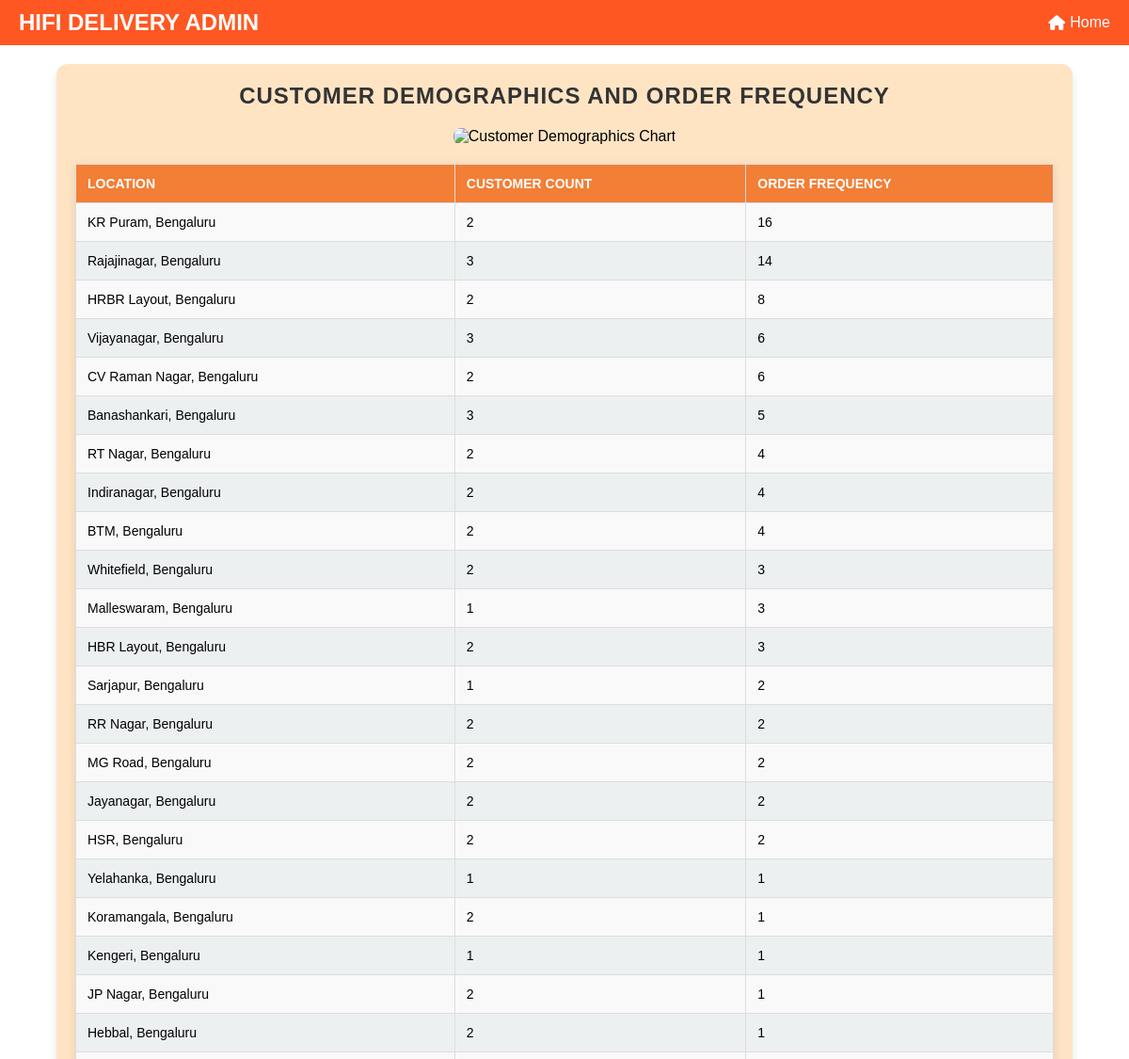
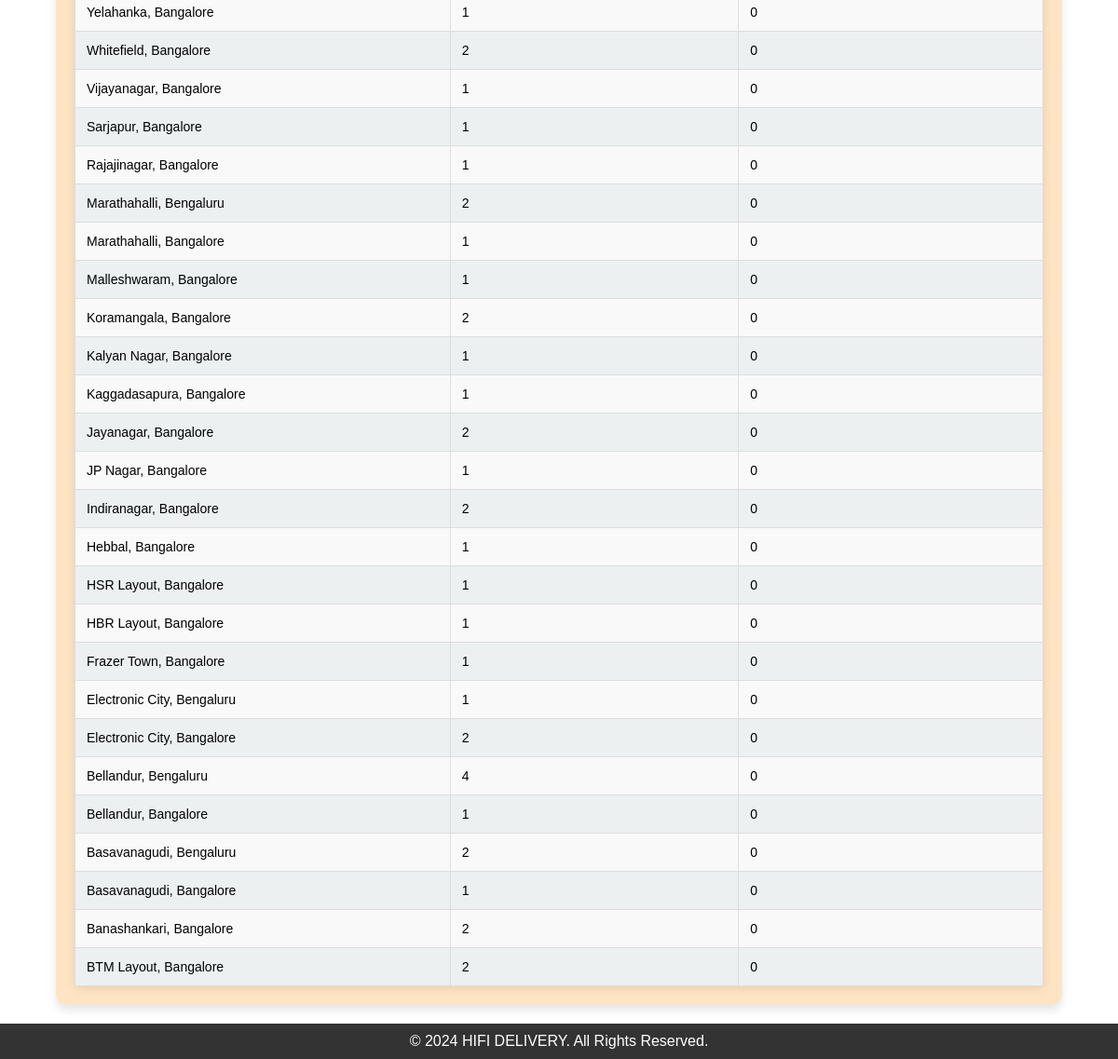
Page /customer_demographics on the committed database (2 pictures, top to bottom).
### tables this page shows
CREATE TABLE "users" (
	"id"	INTEGER,
	"username"	TEXT NOT NULL UNIQUE,
	"email"	TEXT NOT NULL UNIQUE,
	"password"	TEXT NOT NULL,
	"role"	TEXT NOT NULL,
	"location"	TEXT,
	"contact"	TEXT,
	"approved"	INTEGER NOT NULL DEFAULT 0,
	PRIMARY KEY("id" AUTOINCREMENT)
);

### mergedapp.py (the view)
@app.route('/customer_demographics', methods=['GET'])
def customer_demographics():
    try:
        with get_db_connection() as conn:
            cursor = conn.cursor()
            cursor.execute('''
                SELECT
                    location,
                    COUNT(DISTINCT id) AS customer_count,
                    COUNT(o.orderId) AS order_frequency
                FROM users u
                LEFT JOIN Orders_Analysis o ON u.username = o.customerName
                WHERE u.role = 'customer'
                GROUP BY location
                ORDER BY order_frequency DESC
            ''')
            demographics_data = [
                {"location": row["location"], "customer_count": row["customer_count"], "order_frequency": row["order_frequency"]}
                for row in cursor.fetchall()
            ]
        locations = [row['location'] for row in demographics_data]
        customer_counts = [row['customer_count'] for row in demographics_data]
        order_frequencies = [row['order_frequency'] for row in demographics_data]
        fig, ax = plt.subplots(figsize=(10, 6))
        bar_width = 0.4
        index = range(len(locations))
        ax.bar(index, customer_counts, bar_width, label='Customer Count', color='skyblue')
        ax.bar([i + bar_width for i in index], order_frequencies, bar_width, label='Order Frequency', color='orange')
        ax.set_xlabel('Locations', fontsize=12)
        ax.set_ylabel('Count', fontsize=12)
        ax.set_title('Customer Demographics and Order Frequency by Location', fontsize=14)
        ax.set_xticks([i + bar_width / 2 for i in index])
        ax.set_xticklabels(locations, rotation=45, ha='right', fontsize=10)
        ax.legend()
        chart_filename = f"customer_demographics_chart_{datetime.now().strftime('%Y%m%d%H%M%S')}.png"
        chart_path = os.path.join(app.config['IMAGE_FOLDER'], chart_filename)
        plt.tight_layout()
        plt.savefig(chart_path)
        plt.close()
    except sqlite3.Error as e:
        flash(f"Database error: {e}", "danger")
        demographics_data = []
        chart_filename = None
    return render_template('customerdemographics.html', demographics_data=demographics_data, chart_filename=chart_filename)

### mergedapp.py (called while the page is built)
def get_db_connection():
    conn = sqlite3.connect(DATABASE)  # Timeout to avoid lock
    conn.row_factory = sqlite3.Row
    return conn

### templates/customerdemographics.html (shortened to what this page needs)
<!DOCTYPE html>
<html lang="en">
<head>
    <link href="https://cdnjs.cloudflare.com/ajax/libs/font-awesome/6.5.0/css/all.min.css" rel="stylesheet">
</head>
<body>
    <header>
        <div class="logo">HIFI DELIVERY ADMIN</div>
        <nav>
            <ul>
                <li><a href="{{ url_for('admin') }}"><i class="fa-solid fa-house"></i> Home</a></li>
            </ul>
        </nav>
    </header>
    <main>
        <section class="table-container">
            <h1>Customer Demographics and Order Frequency</h1>
            {% if chart_filename %}
            <div style="text-align: center; margin-bottom: 20px;">
                <img src="{{ url_for('static', filename='images/' + chart_filename) }}" alt="Customer Demographics Chart" style="max-width: 100%; height: auto; border-radius: 8px;">
            </div>
            {% endif %}
            <table>
                <thead>
                    <tr>
                        <th>Location</th>
                        <th>Customer Count</th>
                        <th>Order Frequency</th>
                    </tr>
                </thead>
                <tbody>
                    {% for row in demographics_data %}
                    <tr>
                        <td>{{ row['location'] }}</td>
                        <td>{{ row['customer_count'] }}</td>
                        <td>{{ row['order_frequency'] }}</td>
                    </tr>
                    {% endfor %}
                </tbody>
            </table>
        </section>
    </main>
    <footer>
        <p>&copy; 2024 HIFI DELIVERY. All Rights Reserved.</p>
    </footer>
</body>
</html>

### templates/customerdemographics.html (style rules this page uses)
* { margin: 0; padding: 0; box-sizing: border-box; font-family: Arial, sans-serif; }
body { display: flex; flex-direction: column; min-height: 100vh; margin: 0; }
main { flex: 1; }
footer { background-color: #333; color: white; text-align: center; padding: 10px 0; }
header { background: #ff5722; color: white; padding: 10px 20px; display: flex; justify-content: space-between; align-items: center; flex-wrap: wrap; }
header .logo { font-size: 1.5rem; font-weight: bold; }
header nav ul { list-style: none; display: flex; gap: 15px; flex-wrap: wrap; }
header nav ul li a { color: white; text-decoration: none; display: flex; align-items: center; }
header nav ul li a i { margin-right: 5px; }
.table-container { background-color: #ffe4c4; padding: 20px; border-radius: 12px; box-shadow: 0 6px 10px rgba(0, 0, 0, 0.1); margin: 20px auto; width: 90%; max-width: 1100px; }
h1 { font-family: 'Arial', sans-serif; font-size: 24px; font-weight: bold; color: #333; text-align: center; text-transform: uppercase; letter-spacing: 1px; margin-bottom: 20px; }
table { width: 100%; border-collapse: collapse; background-color: #fff; box-shadow: 0 2px 10px rgba(0, 0, 0, 0.1); }
th, td { border: 1px solid #ddd; padding: 12px; text-align: left; font-size: 14px; }
th { background-color: rgb(243, 126, 53); color: #fff; text-transform: uppercase; }
td { background-color: #f9f9f9; }
tr:nth-child(even) td { background-color: #ecf0f1; }

### rows in the picture
users: location "Yelahanka, Bangalore", customer_count "1", order_frequency "0"
users: location "Vijayanagar, Bangalore", customer_count "1", order_frequency "0"
users: location "Sarjapur, Bangalore", customer_count "1", order_frequency "0"
users: location "Rajajinagar, Bangalore", customer_count "1", order_frequency "0"
users: location "Marathahalli, Bangalore", customer_count "1", order_frequency "0"
users: location "Malleshwaram, Bangalore", customer_count "1", order_frequency "0"
users: location "Kalyan Nagar, Bangalore", customer_count "1", order_frequency "0"
users: location "Kaggadasapura, Bangalore", customer_count "1", order_frequency "0"
users: location "JP Nagar, Bangalore", customer_count "1", order_frequency "0"
users: location "Hebbal, Bangalore", customer_count "1", order_frequency "0"
users: location "HSR Layout, Bangalore", customer_count "1", order_frequency "0"
users: location "HBR Layout, Bangalore", customer_count "1", order_frequency "0"
users: location "Frazer Town, Bangalore", customer_count "1", order_frequency "0"
users: location "Electronic City, Bengaluru", customer_count "1", order_frequency "0"
users: location "Bellandur, Bangalore", customer_count "1", order_frequency "0"
users: location "Basavanagudi, Bangalore", customer_count "1", order_frequency "0"

### other values in the picture
{{ row['location'] }} "KR Puram, Bengaluru" "Rajajinagar, Bengaluru" "HRBR Layout, Bengaluru" "Vijayanagar, Bengaluru" "CV Raman Nagar, Bengaluru" "Banashankari, Bengaluru" "RT Nagar, Bengaluru" "Indiranagar, Bengaluru" "BTM, Bengaluru" "Whitefield, Bengaluru" "Malleswaram, Bengaluru" "HBR Layout, Bengaluru" "Sarjapur, Bengaluru" "RR Nagar, Bengaluru" "MG Road, Bengaluru" "Jayanagar, Bengaluru" "HSR, Bengaluru" "Yelahanka, Bengaluru" "Koramangala, Bengaluru" "Kengeri, Bengaluru" "JP Nagar, Bengaluru" "Hebbal, Bengaluru" "Whitefield, Bangalore" "Marathahalli, Bengaluru" "Koramangala, Bangalore" "Jayanagar, Bangalore" "Indiranagar, Bangalore" "Electronic City, Bangalore" "Bellandur, Bengaluru" "Basavanagudi, Bengaluru" "Banashankari, Bangalore" "BTM Layout, Bangalore"
{{ row['customer_count'] }} "2" "3" "2" "3" "2" "3" "2" "2" "2" "2" "1" "2" "1" "2" "2" "2" "2" "1" "2" "1" "2" "2" "2" "2" "2" "2" "2" "2" "4" "2" "2" "2"
{{ row['order_frequency'] }} "16" "14" "8" "6" "6" "5" "4" "4" "4" "3" "3" "3" "2" "2" "2" "2" "2" "1" "1" "1" "1" "1" "0" "0" "0" "0" "0" "0" "0" "0" "0" "0"
